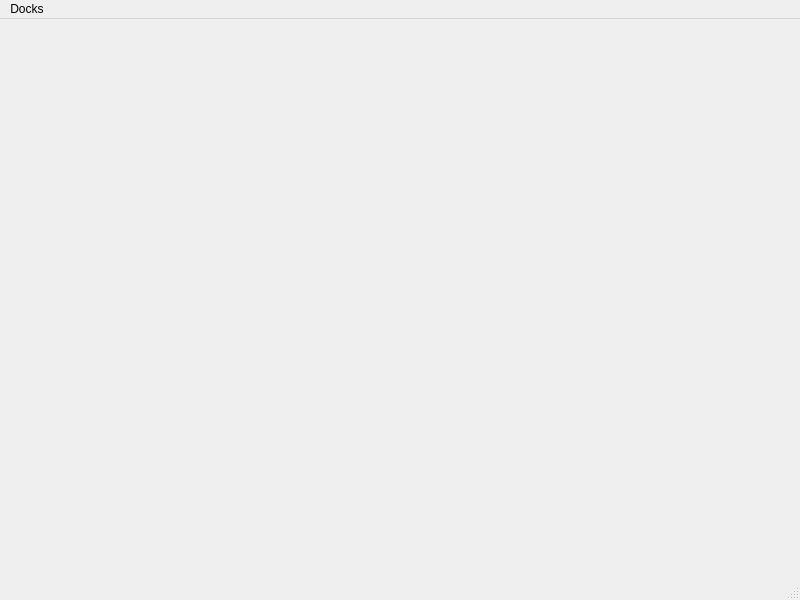
<?xml version="1.0" encoding="UTF-8"?>
<ui version="4.0">
 <class>GraphPlotMainWindow</class>
 <widget class="QMainWindow" name="GraphPlotMainWindow">
  <property name="geometry">
   <rect>
    <x>0</x>
    <y>0</y>
    <width>800</width>
    <height>600</height>
   </rect>
  </property>
  <property name="windowTitle">
   <string>MainWindow</string>
  </property>
  <widget class="QWidget" name="centralwidget"/>
  <widget class="QMenuBar" name="menubar">
   <property name="geometry">
    <rect>
     <x>0</x>
     <y>0</y>
     <width>800</width>
     <height>21</height>
    </rect>
   </property>
   <widget class="QMenu" name="docks_menu">
    <property name="title">
     <string>Docks</string>
    </property>
   </widget>
   <addaction name="docks_menu"/>
  </widget>
  <widget class="QStatusBar" name="statusbar"/>
 </widget>
 <resources/>
 <connections/>
</ui>
